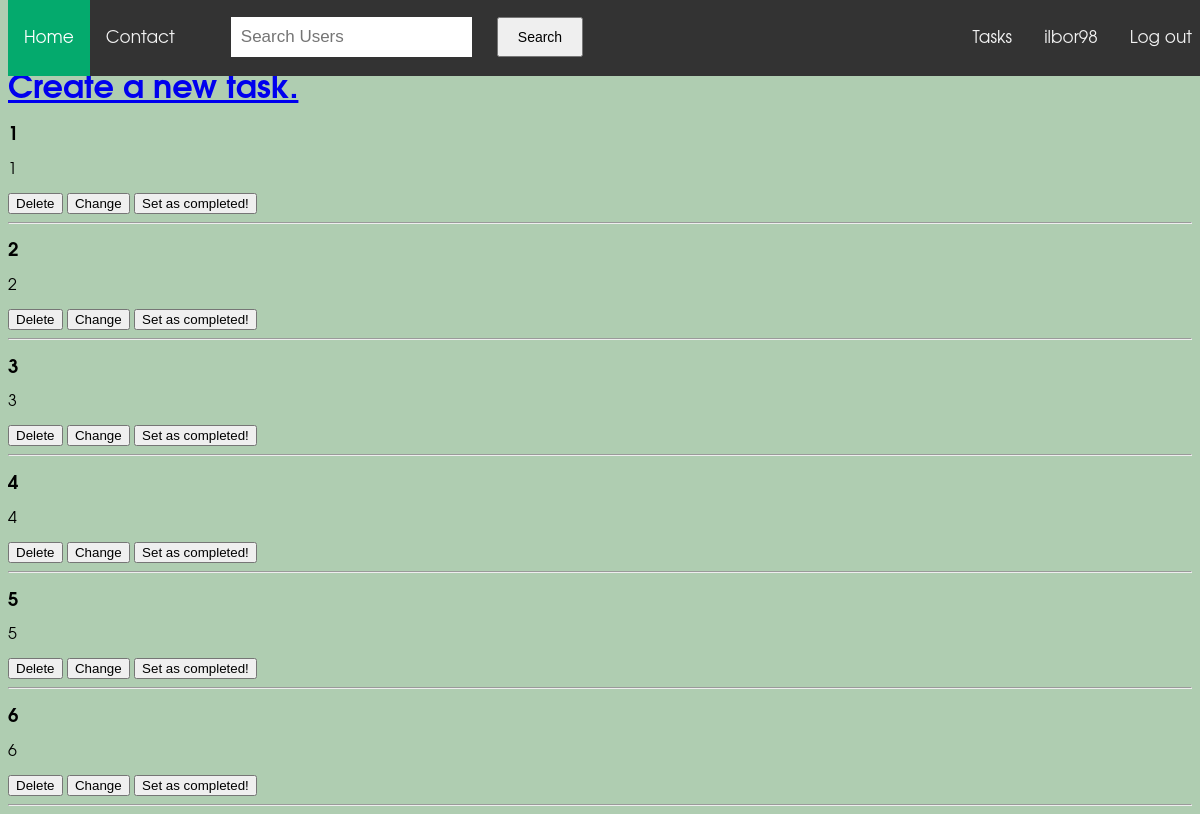
Screenshot of /tasks/ilbor98/ (signed in) with the database file from the repository.
### to_do_application/models.py (models this page shows, shortened)
class Task(models.Model):
    is_completed = models.BooleanField(default=False)
    is_public = models.BooleanField(default=True)
    title = models.CharField(max_length=60, default="")
    description = models.CharField(max_length=250, default="")
    user = models.ForeignKey(UserModel, on_delete=models.CASCADE, null=True)

### to_do_application/views.py (the view)
# urls.py: path('tasks/<str:user_name>/', views.get_user_tasks_page, name='tasks'),  # \/
@login_required
def get_user_tasks_page(request, user_name: str = None, task_id: int = None):
    if task_id is not None:
        task = Task.objects.get(id=task_id)
        username = task.user.username
        task.delete()
        return HttpResponseRedirect(reverse('tasks', args=[username]))
    else:
        user = UserModel.objects.get(username=user_name)
    return render(request, 'to_do_application/tasks.html', context={
        'user': user,
    })

### to_do_application/templates/to_do_application/tasks.html (shortened to what this page needs)
{% extends 'base.html' %}
{% load static %}
{% block content %}
    {% include 'to_do_application/includes/nav_bar.html' %}
    {% if user.is_authenticated %}
        <br>
        <br>
        <br>
        <h1><a href="{% url 'create_new_task' user_name=user.username %}">Create a new task.</a></h1>
        {% for task in user.task_set.all %}
                {% if not task.is_completed %}
                    <h3>{{ task.title }}</h3>
                    <p>{{ task.description }}</p>
                    <form method="get">
                        <button formaction="{% url 'tasks' task_id=task.id %}">Delete</button>
                        <button formaction="{% url 'change_task' task_id=task.id user_name=user.username %}">Change</button>
                        <button formaction="{% url 'completed_task' task_id=task.id user_name=user.username %}">Set as completed!</button>
                    </form>
                    <hr>
                {% endif %}
        {% endfor %}
    {% else %}
        <br>
        <br>
        <br>
    <h1>You are not authenticated, sorry.</h1>
    <h2><a href="{% url 'registration' %}">Register</a> / <a href="{% url 'authorisation' %}">Login</a></h2>
    {% endif %}
{% endblock %}

### to_do_application/templates/to_do_application/includes/nav_bar.html (shortened to what this page needs)
{% extends 'base.html' %}
{% load static %}
{% block links %}
    <link rel="stylesheet" href="{% static 'to_do_application/css/nav_bar.css' %}">
    <link rel="stylesheet" href="{% static 'to_do_application/css/search_people.css' %}">
{% endblock %}
{% block content %}
<div class="topnav">
    <a class="active" href="{% url 'main_page' %}">Home</a>
    <a href="{% url 'about_us' %}">Contact</a>
    <form method="post" action="{% url 'search_users' %}">
        <input type="search" placeholder="Search Users" aria-label="Search" name="search-users">
        <button type="submit" class="search_button">Search</button>
    </form>
  <div>
      {% if request.user.is_authenticated %}
          <a href="{% url 'tasks' user_name=user.username %}">Tasks</a>
          <a href="{% url 'user_profile' user_name=user.username %}">{{ user.username }}</a>
          <a href="{% url 'logout' %}">Log out</a>
      {% else %}
          <a href="{% url 'registration' %}">Register</a>
          <a href="{% url 'authorisation' %}">Login</a>
      {% endif %}
  </div>
</div>
{% endblock %}

### static/css/base.css (style rules this page uses)
body { background-color: #afcdb1; font-family: 'Avantgarde', 'TeX Gyre Adventor', 'URW Gothic L', sans-serif; }

### to_do_application/static/to_do_application/css/nav_bar.css (style rules this page uses)
.topnav input[type=search] { float: left; padding: 10px; margin-top: 17px; margin-left: 40px; margin-right: 25px; border: none; font-size: 17px; }
button.search_button { margin-top: 17px; float: left; display: block; color: black; text-align: center; padding: 10px 19px; text-decoration: none; font-size: 14px; }
.topnav { background-color: #333; overflow: hidden; position: fixed; top: 0; width: 100%; }
.topnav a { float: left; color: #f2f2f2; text-align: center; padding: 30px 16px; text-decoration: none; font-size: 17px; }
.topnav a.active { background-color: #04AA6D; color: white; }
div { float: right; }

### rows the page displays
Task: title "1", description "1"
Task: title "2", description "2"
Task: title "3", description "3"
Task: title "4", description "4"
Task: title "5", description "5"
Task: title "6", description "6"

### other values shown
{{ user.username }} "ilbor98"
